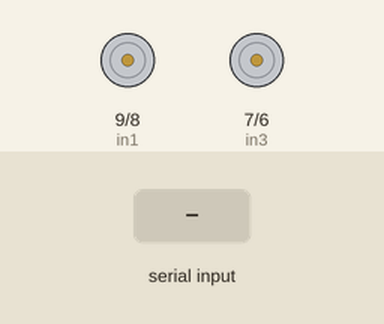
Simulated run of this sketch. Board: Arduino Uno, built with avr-gcc and run on an emulated ATmega328P. Parts: motor-driver pin pairs drawn as motors (green arrow = first pin HIGH = forward, orange = second pin HIGH = backward, longer = more drive, scaled by the enable pin). The test bench sets the inputs (shaded band).

Above: at 1.2 s.
1.3 s: "1" received over Serial
At 2.6 s:
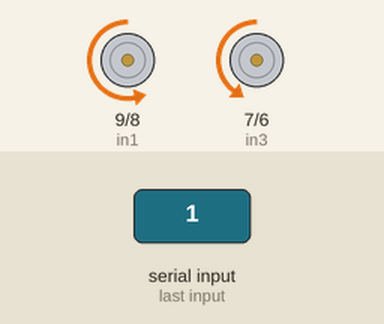
At 12.6 s:
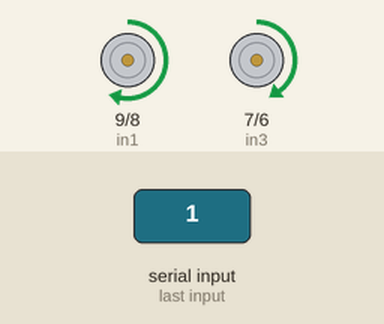
Timing chart, 0 to 32.8 s (numbered marks = the images above; inputs shaded):
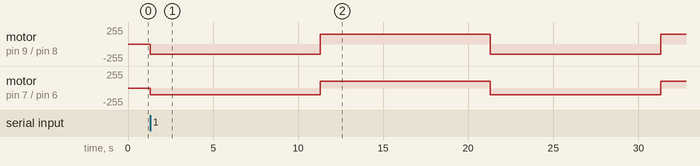

Measured:
- after the input at 1.3 s, motor on pin 9 (in1) / pin 8 (in2): alternates forward 150/255 for 10.0 s and backward 150/255 for 10.0 s, starting at once; motor on pin 7 (in3) / pin 6 (in4): alternates forward 100/255 for 10.0 s and backward 100/255 for 10.0 s, starting at once

The sketch:

infinit_ycode.ino
```cpp
const int in1=9;
const int in2=8;
const int in3=7;
const int in4=6;
const int ena=10;
const int enb=5;
void setup() {
  // put your setup code here, to run once:
Serial.begin(9600);
pinMode(in1,OUTPUT);
pinMode(in2,OUTPUT);
pinMode(in3,OUTPUT);
pinMode(in4,OUTPUT);
pinMode(ena,OUTPUT);
pinMode(enb,OUTPUT);
}

void loop() {
  // put your main code here, to run repeatedly:
if(Serial.available()>0){
  analogWrite(ena,150);
  analogWrite(enb,100);

 digitalWrite(in1,LOW);
 digitalWrite(in2,HIGH);
 digitalWrite(in3,LOW);
 digitalWrite(in4,HIGH);
 delay(10000);

analogWrite(ena,150);
analogWrite(enb,100);
 digitalWrite(in1,HIGH);
 digitalWrite(in2,LOW);
 digitalWrite(in3,HIGH);
 digitalWrite(in4,LOW);

 delay(10000);


}

}
```
